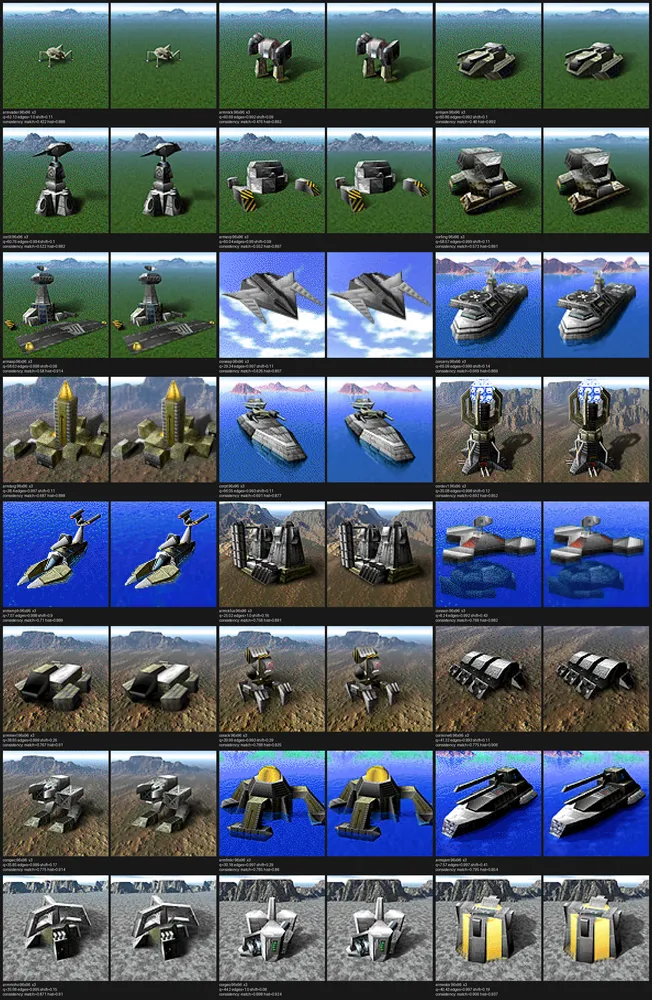
#> input picture research/notes/assets/shots/uiart/uiart-unitpics.webp, 652 x 1000 px, shrunk from 1778 x 2728 before the run
$ python iconcut.py ../../research/notes/assets/shots/uiart/uiart-unitpics.webp ../../research/notes/assets/shots/uiart/uiart-bg.webp
#> lines starting #> are read from the running program, lines starting #| are printed output that depends on the picture
"""Cut icons from a painted icon sheet as whole shapes, in reading order.
usage: [ICON_DIL=px] iconcut.py <painted.png> <out dir> <name> [<name> ...]   (ICON_DIL joins strokes that far apart; default 12)
The N largest painted shapes (strokes joined by a small dilation) become the N icons, top row first,
left to right. Unlike cutting from widened whitebox cells, this does not depend on the painting
keeping the sheet's aspect ratio."""
import json, os, sys
import numpy as np
from PIL import Image
from scipy import ndimage
sys.path.insert(0, os.path.dirname(os.path.abspath(__file__)))
from keying import despill

src, out, names = sys.argv[1], sys.argv[2], sys.argv[3:]
im = np.asarray(Image.open(src).convert('RGB')).astype(float)
r, g, b = im[..., 0], im[..., 1], im[..., 2]
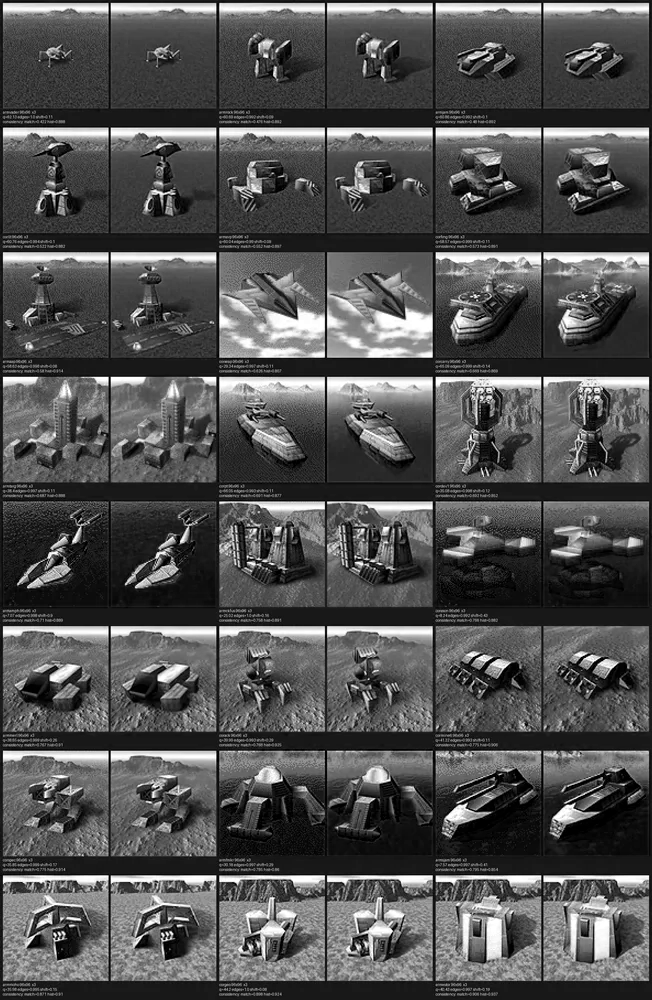
#> r: shape (1000, 652) float64; min 0, max 255, mean 81.7
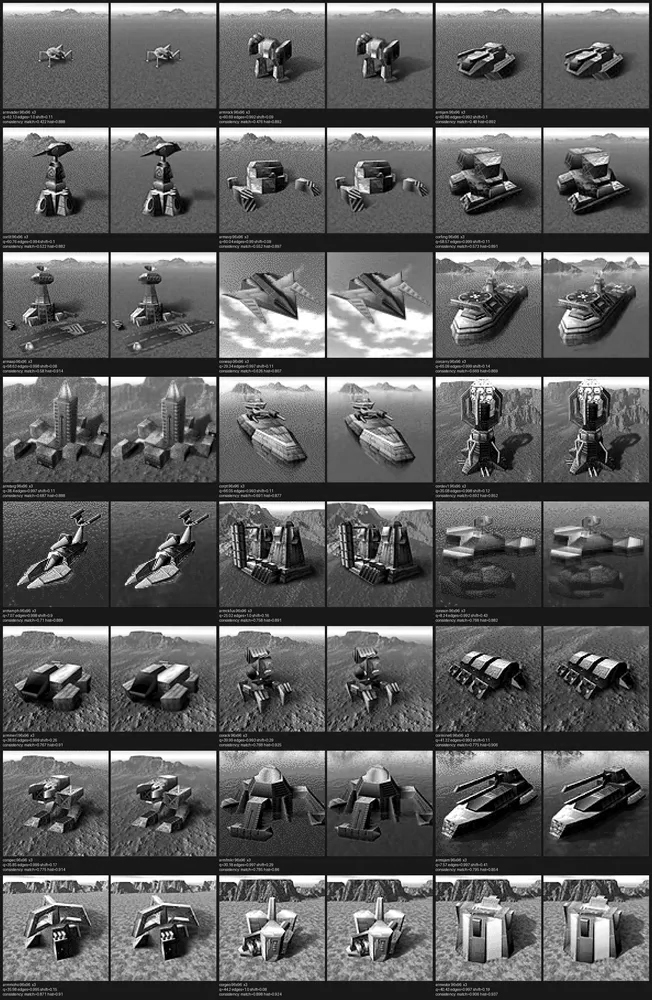
#> g: shape (1000, 652) float64; min 0, max 255, mean 94.7
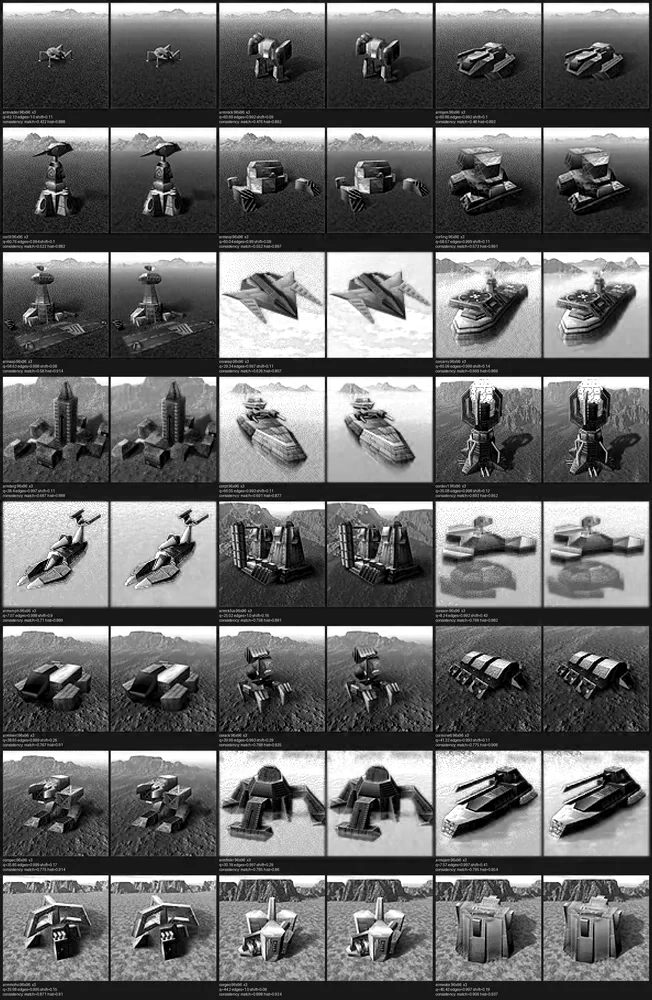
#> b: shape (1000, 652) float64; min 0, max 255, mean 105.4
mag = np.clip((np.minimum(r, b) - g - 60) / 120, 0, 1) * np.clip(1 - np.abs(r - b) / 90, 0, 1)
#> mag: shape (1000, 652) float64; every value is 0
fg = mag < .5
#> fg: shape (1000, 652) bool; every value is 1
lab, n = ndimage.label(ndimage.binary_dilation(fg, iterations=int(os.environ.get("ICON_DIL", 12))))
#> lab: shape (1000, 652) int32; every value is 1
#> n = 1
objs = ndimage.find_objects(lab); areas = ndimage.sum(fg, lab, range(1, n + 1))
#> after `objs = ndimage.find_objects(lab)`: objs = 1 item
#> after `areas = ndimage.sum(fg, lab, range(1, n + 1))`: areas = [652000]
pick = list(np.argsort(-areas)[:len(names)])
#> pick = []
# reading order: icons whose vertical centres lie within half an icon height of each other share a row
#> (the run stopped early here; a loop or call above may not have finished)

$ run again, on research/notes/assets/shots/uiart/uiart-cursors.webp
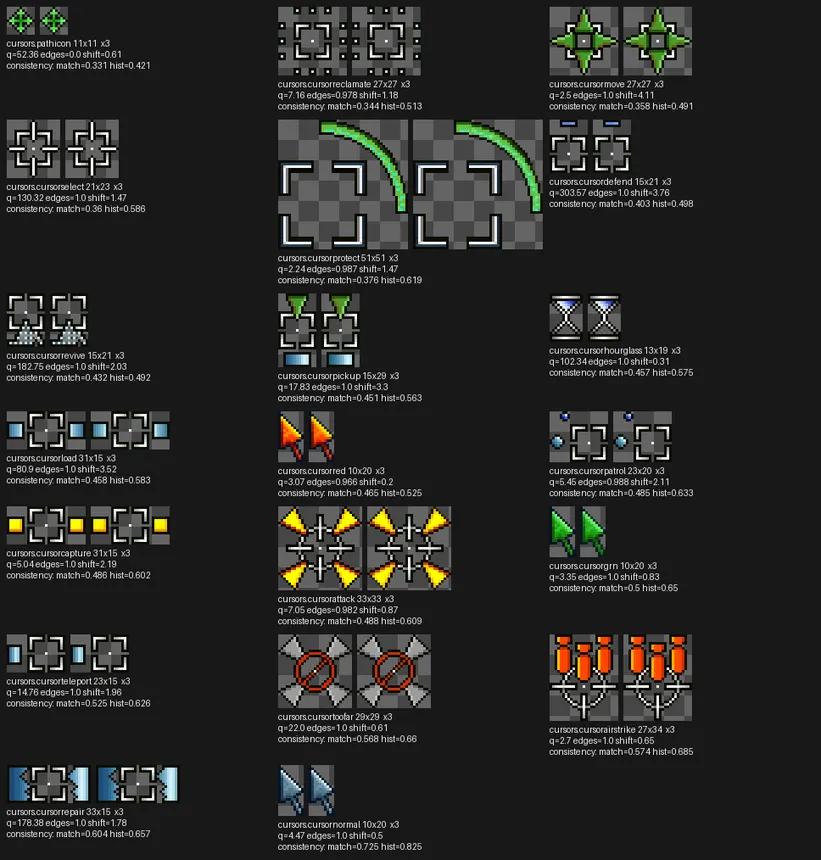
#> input picture research/notes/assets/shots/uiart/uiart-cursors.webp, 821 x 860 px, shrunk from 968 x 1014 before the run
#> `r, g, b = im[..., 0], im[..., 1], im[..., 2]`:
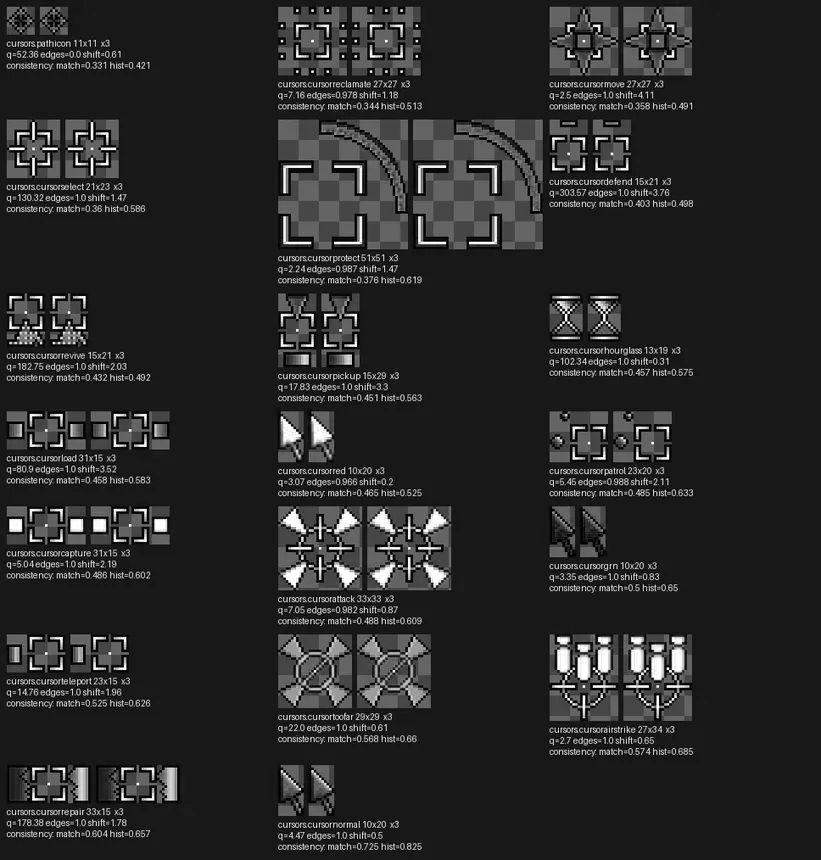
#> r: shape (860, 821) float64; min 0, max 255, mean 40.8
#> `r, g, b = im[..., 0], im[..., 1], im[..., 2]`:
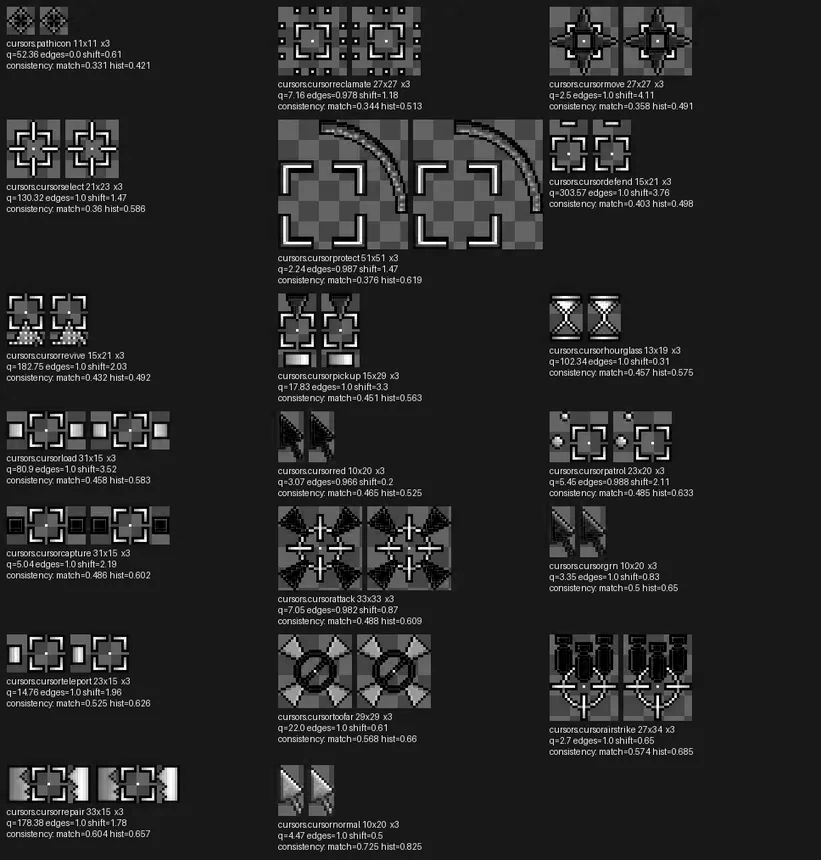
#> b: shape (860, 821) float64; min 0, max 255, mean 38.9
#> mag: shape (860, 821) float64; every value is 0
#> fg: shape (860, 821) bool; every value is 1
#> lab: shape (860, 821) int32; every value is 1
#> n = 1
#> objs = 1 item
#> areas = [706060]
#> pick = []
